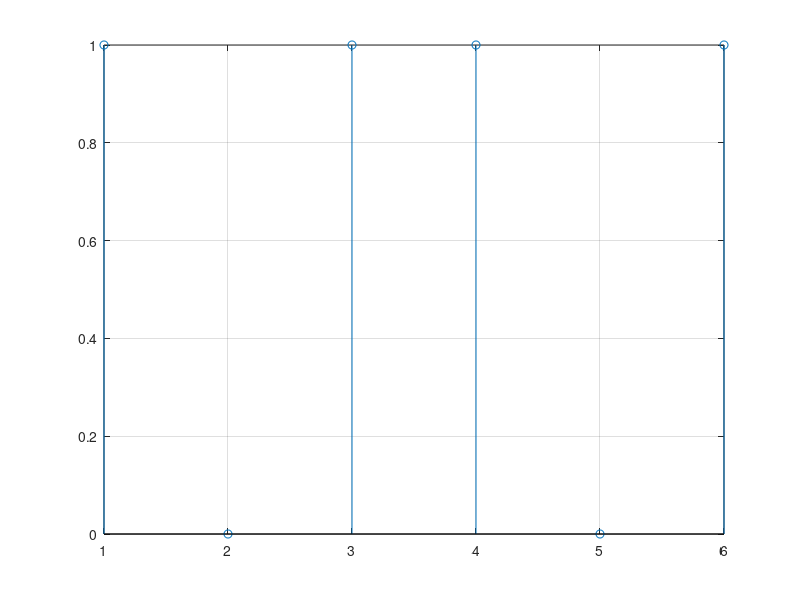

The MATLAB script that drew this image:
    Fs = 12000;
    N = 0.5*12; %Numar de  esantioane 0.5 ms * 12kHz
    n = 1:N;
    for i = 1:1:N
        v(i) = round(rand); %Generez vectorul v,vector cu valori binare (0 si 1)
    end
    ts = 1/Fs; %ts e timpul de esantionare
    t = ts:ts:N*ts; 
   % plot(t,v);
  
    stem(n,v),grid %semnalul generat discret in functie de n
